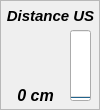
  <widget class="QFrame" name="frame_4">
   <property name="geometry">
    <rect>
     <x>340</x>
     <y>10</y>
     <width>100</width>
     <height>110</height>
    </rect>
   </property>
   <property name="minimumSize">
    <size>
     <width>100</width>
     <height>110</height>
    </size>
   </property>
   <property name="maximumSize">
    <size>
     <width>100</width>
     <height>110</height>
    </size>
   </property>
   <property name="frameShape">
    <enum>QFrame::StyledPanel</enum>
   </property>
   <property name="frameShadow">
    <enum>QFrame::Plain</enum>
   </property>
   <widget class="QLabel" name="label_5">
    <property name="geometry">
     <rect>
      <x>0</x>
      <y>0</y>
      <width>101</width>
      <height>31</height>
     </rect>
    </property>
    <property name="font">
     <font>
      <pointsize>11</pointsize>
      <weight>75</weight>
      <italic>true</italic>
      <bold>true</bold>
      <underline>false</underline>
     </font>
    </property>
    <property name="text">
     <string>Distance US</string>
    </property>
    <property name="alignment">
     <set>Qt::AlignCenter</set>
    </property>
   </widget>
   <widget class="QLabel" name="label_ch4">
    <property name="geometry">
     <rect>
      <x>0</x>
      <y>80</y>
      <width>71</width>
      <height>31</height>
     </rect>
    </property>
    <property name="font">
     <font>
      <pointsize>12</pointsize>
      <weight>75</weight>
      <italic>true</italic>
      <bold>true</bold>
     </font>
    </property>
    <property name="text">
     <string>0 cm</string>
    </property>
    <property name="alignment">
     <set>Qt::AlignCenter</set>
    </property>
   </widget>
   <widget class="QProgressBar" name="progressBar_ch4">
    <property name="geometry">
     <rect>
      <x>70</x>
      <y>30</y>
      <width>21</width>
      <height>71</height>
     </rect>
    </property>
    <property name="sizePolicy">
     <sizepolicy hsizetype="Fixed" vsizetype="Expanding">
      <horstretch>0</horstretch>
      <verstretch>0</verstretch>
     </sizepolicy>
    </property>
    <property name="minimum">
     <number>0</number>
    </property>
    <property name="maximum">
     <number>450</number>
    </property>
    <property name="value">
     <number>0</number>
    </property>
    <property name="alignment">
     <set>Qt::AlignCenter</set>
    </property>
    <property name="textVisible">
     <bool>false</bool>
    </property>
    <property name="orientation">
     <enum>Qt::Vertical</enum>
    </property>
    <property name="invertedAppearance">
     <bool>false</bool>
    </property>
    <property name="textDirection">
     <enum>QProgressBar::TopToBottom</enum>
    </property>
   </widget>
   <widget class="QLabel" name="icon_ch4">
    <property name="geometry">
     <rect>
      <x>10</x>
      <y>30</y>
      <width>51</width>
      <height>51</height>
     </rect>
    </property>
    <property name="text">
     <string/>
    </property>
    <property name="pixmap">
     <pixmap resource="resources.qrc">:/resources/img/resources/img/Ruler-icon.png</pixmap>
    </property>
    <property name="scaledContents">
     <bool>true</bool>
    </property>
   </widget>
  </widget>
